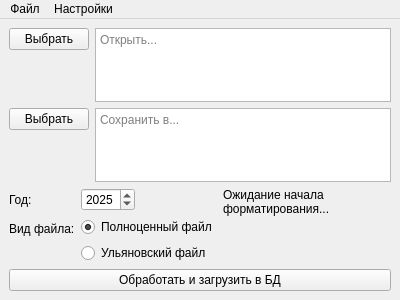
<?xml version="1.0" encoding="UTF-8"?>
<ui version="4.0">
 <class>MainWindow</class>
 <widget class="QMainWindow" name="MainWindow">
  <property name="geometry">
   <rect>
    <x>0</x>
    <y>0</y>
    <width>400</width>
    <height>300</height>
   </rect>
  </property>
  <property name="minimumSize">
   <size>
    <width>400</width>
    <height>300</height>
   </size>
  </property>
  <property name="windowTitle">
   <string>Кадровые данные</string>
  </property>
  <widget class="QWidget" name="centralwidget">
   <layout class="QVBoxLayout" name="verticalLayout_3">
    <item>
     <layout class="QFormLayout" name="formLayout">
      <item row="0" column="1">
       <widget class="QTextEdit" name="textEditSelectedFilePath">
        <property name="sizePolicy">
         <sizepolicy hsizetype="Expanding" vsizetype="Expanding">
          <horstretch>0</horstretch>
          <verstretch>0</verstretch>
         </sizepolicy>
        </property>
        <property name="placeholderText">
         <string>Открыть...</string>
        </property>
       </widget>
      </item>
      <item row="1" column="1">
       <widget class="QTextEdit" name="textEditResultPath">
        <property name="sizePolicy">
         <sizepolicy hsizetype="Expanding" vsizetype="Expanding">
          <horstretch>0</horstretch>
          <verstretch>0</verstretch>
         </sizepolicy>
        </property>
        <property name="placeholderText">
         <string>Сохранить в...</string>
        </property>
       </widget>
      </item>
      <item row="0" column="0">
       <widget class="QPushButton" name="btnOpenFile">
        <property name="sizePolicy">
         <sizepolicy hsizetype="Maximum" vsizetype="Maximum">
          <horstretch>0</horstretch>
          <verstretch>0</verstretch>
         </sizepolicy>
        </property>
        <property name="text">
         <string>Выбрать</string>
        </property>
       </widget>
      </item>
      <item row="1" column="0">
       <widget class="QPushButton" name="btnSelectResultPath">
        <property name="sizePolicy">
         <sizepolicy hsizetype="Maximum" vsizetype="Maximum">
          <horstretch>0</horstretch>
          <verstretch>0</verstretch>
         </sizepolicy>
        </property>
        <property name="text">
         <string>Выбрать</string>
        </property>
       </widget>
      </item>
     </layout>
    </item>
    <item>
     <layout class="QHBoxLayout" name="horizontalLayout">
      <item>
       <layout class="QFormLayout" name="formLayoutSettings">
        <item row="0" column="0">
         <widget class="QLabel" name="labelYear">
          <property name="sizePolicy">
           <sizepolicy hsizetype="Maximum" vsizetype="Preferred">
            <horstretch>0</horstretch>
            <verstretch>0</verstretch>
           </sizepolicy>
          </property>
          <property name="text">
           <string>Год:</string>
          </property>
         </widget>
        </item>
        <item row="0" column="1">
         <widget class="QSpinBox" name="spinBoxFileYear">
          <property name="sizePolicy">
           <sizepolicy hsizetype="Maximum" vsizetype="Fixed">
            <horstretch>0</horstretch>
            <verstretch>0</verstretch>
           </sizepolicy>
          </property>
          <property name="minimum">
           <number>2000</number>
          </property>
          <property name="maximum">
           <number>3000</number>
          </property>
          <property name="value">
           <number>2025</number>
          </property>
         </widget>
        </item>
        <item row="1" column="0">
         <widget class="QLabel" name="labelFileType">
          <property name="sizePolicy">
           <sizepolicy hsizetype="Maximum" vsizetype="Preferred">
            <horstretch>0</horstretch>
            <verstretch>0</verstretch>
           </sizepolicy>
          </property>
          <property name="text">
           <string>Вид файла:</string>
          </property>
         </widget>
        </item>
        <item row="1" column="1">
         <layout class="QVBoxLayout" name="verticalLayout">
          <item>
           <widget class="QRadioButton" name="radioBtnFullFile">
            <property name="text">
             <string>Полноценный файл</string>
            </property>
            <property name="checked">
             <bool>true</bool>
            </property>
           </widget>
          </item>
          <item>
           <widget class="QRadioButton" name="radioBtnULFile">
            <property name="text">
             <string>Ульяновский файл</string>
            </property>
           </widget>
          </item>
         </layout>
        </item>
       </layout>
      </item>
      <item>
       <widget class="QLabel" name="labelStatus">
        <property name="sizePolicy">
         <sizepolicy hsizetype="Expanding" vsizetype="Expanding">
          <horstretch>0</horstretch>
          <verstretch>0</verstretch>
         </sizepolicy>
        </property>
        <property name="text">
         <string>Ожидание начала форматирования...</string>
        </property>
        <property name="alignment">
         <set>Qt::AlignLeading|Qt::AlignLeft|Qt::AlignTop</set>
        </property>
        <property name="wordWrap">
         <bool>true</bool>
        </property>
       </widget>
      </item>
     </layout>
    </item>
    <item>
     <widget class="QPushButton" name="btnDoFormatToCSV">
      <property name="text">
       <string>Обработать и загрузить в БД</string>
      </property>
     </widget>
    </item>
   </layout>
  </widget>
  <widget class="QMenuBar" name="menuBar">
   <property name="geometry">
    <rect>
     <x>0</x>
     <y>0</y>
     <width>400</width>
     <height>21</height>
    </rect>
   </property>
   <widget class="QMenu" name="menu_settings">
    <property name="title">
     <string>Настройки</string>
    </property>
    <addaction name="actionOpenSheetSettingsWindow"/>
    <addaction name="actionSettingsListIgnore"/>
   </widget>
   <widget class="QMenu" name="menu_file">
    <property name="title">
     <string>Файл</string>
    </property>
    <addaction name="actionImport"/>
    <addaction name="actionExport"/>
    <addaction name="separator"/>
    <addaction name="actionGetSQL"/>
   </widget>
   <addaction name="menu_file"/>
   <addaction name="menu_settings"/>
  </widget>
  <action name="actionOpenSheetSettingsWindow">
   <property name="text">
    <string>Открыть параметры форматирования</string>
   </property>
  </action>
  <action name="actionSettingsListIgnore">
   <property name="text">
    <string>Игнориривать листы...</string>
   </property>
  </action>
  <action name="actionImport">
   <property name="text">
    <string>Импортировать настройки</string>
   </property>
  </action>
  <action name="actionExport">
   <property name="text">
    <string>Экспортировать настройки</string>
   </property>
  </action>
  <action name="actionGetSQL">
   <property name="checkable">
    <bool>true</bool>
   </property>
   <property name="checked">
    <bool>true</bool>
   </property>
   <property name="text">
    <string>Загрузить данные в БД</string>
   </property>
  </action>
 </widget>
 <tabstops>
  <tabstop>spinBoxFileYear</tabstop>
  <tabstop>radioBtnFullFile</tabstop>
  <tabstop>radioBtnULFile</tabstop>
  <tabstop>btnDoFormatToCSV</tabstop>
 </tabstops>
 <resources/>
 <connections/>
</ui>
